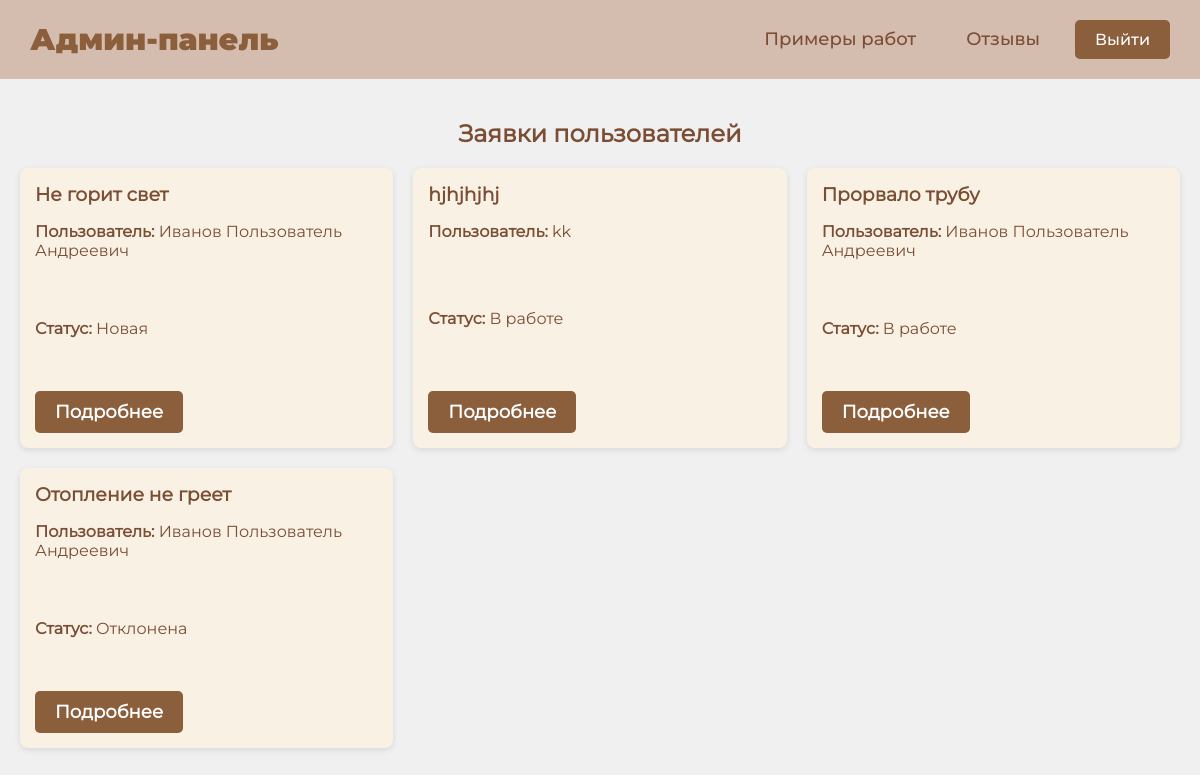
The app's page /admin_panel.php (signed in) with its own data.
### tables this page shows
CREATE TABLE `requests` (
  `id` int NOT NULL,
  `user` int NOT NULL,
  `datetime` timestamp NOT NULL,
  `title` varchar(255) NOT NULL,
  `description` text NOT NULL,
  `work_type` int NOT NULL,
  `photo` mediumblob NOT NULL,
  `status` int NOT NULL
);

CREATE TABLE `users` (
  `id` int NOT NULL,
  `login` varchar(255) NOT NULL,
  `password` varchar(255) NOT NULL,
  `role` int NOT NULL,
  `full_name` varchar(255) NOT NULL,
  `phone` varchar(15) NOT NULL,
  `email` varchar(50) NOT NULL
);

CREATE TABLE `statuses` (
  `id` int NOT NULL,
  `title` varchar(255) NOT NULL
);

### admin_panel.php (the view, shortened to what this page needs)
<?php
include 'config.php';
$query = "SELECT requests.id, users.full_name AS user_name, requests.title, requests.description, statuses.title AS status_text
          FROM requests
          JOIN users ON requests.user = users.id
          JOIN statuses ON requests.status = statuses.id
          ORDER BY requests.datetime DESC";
$result = $conn->query($query);
?>
<!DOCTYPE html>
<html lang="ru">
<head>
    <link rel="stylesheet" href="styles/user_dashboard_style.css">
</head>
<body>
    <header>
        <h1><a href="admin_panel.php">Админ-панель</a></h1>
        <nav>
            <a href="manage_examples.php">Примеры работ</a>
            <a href="manage_feedbacks.php">Отзывы</a>
            <a href="logout.php" class="logout-button">Выйти</a>
        </nav>
    </header>
    <div class="content">
        <h2>Заявки пользователей</h2>
        <?php if ($result->num_rows > 0): ?>
            <div class="request-cards">
                <?php while ($row = $result->fetch_assoc()): ?>
                    <div class="request-card">
                        <h3><?php echo htmlspecialchars($row['title']); ?></h3>
                        <p><strong>Пользователь:</strong> <?php echo htmlspecialchars($row['user_name']); ?></p>
                        <p><strong>Статус:</strong> <?php echo htmlspecialchars($row['status_text']); ?></p>
                        <div class="card-footer">
                            <a href="view_request.php?id=<?= $row['id'] ?>" class="view-more">Подробнее</a>
                        </div>
                    </div>
                <?php endwhile; ?>
            </div>
        <?php else: ?>
            <p>Нет заявок.</p>
        <?php endif; ?>
    </div>
</body>
</html>

### styles/user_dashboard_style.css (style rules this page uses)
body { font-family: 'Montserrat-Regular', Arial, sans-serif; background-color: #f0f0f0; margin: 0; padding: 0; }
header { background-color: #d4bdae; padding: 20px 30px; display: flex; justify-content: space-between; align-items: center; }
header h1 { margin: 0; font-size: 30px; color: #8b5e3c; font-family: 'Montserrat-Black', Arial, sans-serif; }
header h1 a { text-decoration: none; color: #8b5e3c; font-family: 'Montserrat-Black', Arial, sans-serif; font-size: 30px; }
nav { display: flex; gap: 20px; }
nav a { font-size: 18px; color: #7a4d34; text-decoration: none; padding: 8px 15px; border-radius: 5px; font-family: 'Montserrat-Medium', Arial, sans-serif; }
.logout-button { background-color: #8b5e3c; padding: 10px 20px; color: white; text-decoration: none; border-radius: 5px; font-size: 16px; }
.content { padding: 20px; text-align: center; color: #7a4d34; }
.content h2 { font-size: 24px; color: #7a4d34; }
.content a { font-size: 18px; text-decoration: none; }
.request-cards, .feedback-cards { display: grid; grid-template-columns: repeat(auto-fill, minmax(280px, 1fr)); gap: 20px; }
.request-card, .feedback-card { background-color: #f8f1e4; padding: 15px; border-radius: 8px; box-shadow: 0 2px 6px rgba(0, 0, 0, 0.1); text-align: left; display: flex; flex-direction: column; justify-content: space-between; height: 250px; }
.request-card h3, .feedback-card h3 { margin: 0; color: #7a4d34; }
.request-card p, .feedback-card p { flex-grow: 1; overflow: hidden; text-overflow: ellipsis; display: -webkit-box; -webkit-box-orient: vertical; -webkit-line-clamp: 3; }
.view-more { background-color: #8b5e3c; color: white; text-decoration: none; padding: 10px 20px; border-radius: 5px; display: inline-block; font-weight: bold; margin-top: 10px; }

### records on screen
requests: title "Не горит свет", user.full_name "Иванов Пользователь Андреевич", status.title "Новая"
requests: title "hjhjhjhj", user.full_name "kk", status.title "В работе"
requests: title "Прорвало трубу", user.full_name "Иванов Пользователь Андреевич", status.title "В работе"
requests: title "Отопление не греет", user.full_name "Иванов Пользователь Андреевич", status.title "Отклонена"
